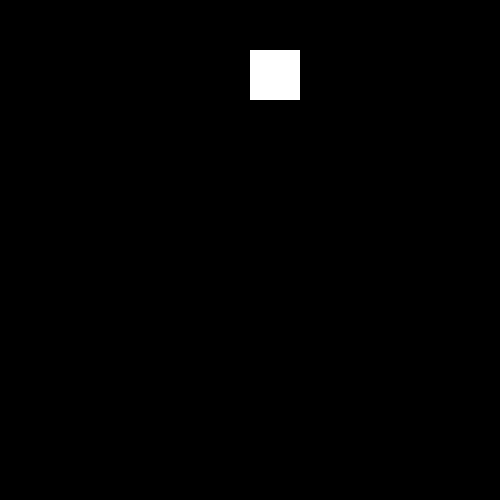

This figure's Python source:
from PIL import Image
import numpy as np
npimg = np.zeros((500,500))

npimg[50:100, 250:300] = 255

im = Image.fromarray(npimg.astype(np.uint8))

im.save('classification_problem.png')
